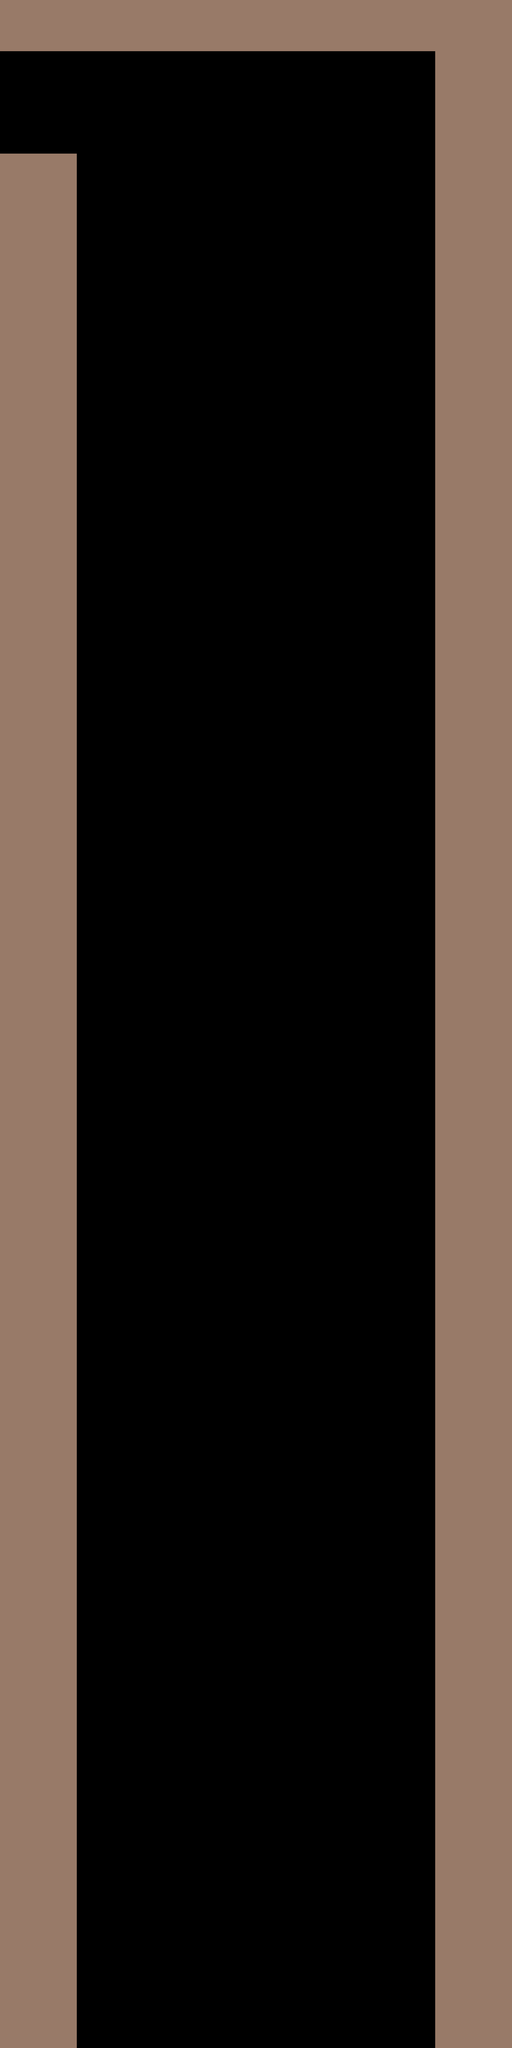

A level layout from a 2D game, rendered from its tile map. Below: a short description, then the map file with tile-grid data replaced by summaries:
An orthogonal 20x80 tile map with 128x128 px tiles, 1 tile layer (Main_Tiles), 3 tilesets and 6 objects (main, rm27, rmBoss).

<map version="1.0" tiledversion="1.0.3" orientation="orthogonal" renderorder="right-down" width="20" height="80" tilewidth="128" tileheight="128" nextobjectid="147">
 <tileset firstgid="1" name="main_sheet" tilewidth="128" tileheight="128" tilecount="1" columns="1">
  <image source="tilesheets/sheet1.png" width="128" height="128" />
 </tileset>
 <tileset firstgid="2" name="3by3" tilewidth="128" tileheight="128" margin="4" tilecount="9" columns="3">
  <image source="tilesheets/3by3_1.png" width="392" height="392" />
 </tileset>
 <tileset firstgid="11" name="darkCorners" tilewidth="128" tileheight="128" margin="4" tilecount="4" columns="2">
  <image source="tilesheets/darkCorners_sheet.png" width="264" height="264" />
 </tileset>
 <layer name="Main_Tiles" width="20" height="80">
  <data>[1600 cells, 496 non-empty, 1 distinct tile ids]</data>
 </layer>
 <objectgroup name="Window_Size" />
 <objectgroup name="Room">
  <object id="121" name="main" x="128" y="128" width="2304" height="9984" />
 </objectgroup>
 <objectgroup name="Walls">
  <object id="143" x="0" y="0" width="2560" height="256">
   <properties>
    <property name="down" type="bool" value="true" />
   </properties>
  </object>
  <object id="144" x="0" y="768" width="384" height="9472">
   <properties>
    <property name="right" type="bool" value="true" />
    <property name="up" type="bool" value="true" />
   </properties>
  </object>
  <object id="145" x="2176" y="256" width="384" height="9984">
   <properties>
    <property name="left" type="bool" value="true" />
   </properties>
  </object>
 </objectgroup>
 <objectgroup name="Transitions">
  <object id="131" name="rm27" x="0" y="256" width="128" height="512">
   <properties>
    <property name="relativeX" type="int" value="0" />
    <property name="relativeY" type="int" value="0" />
    <property name="spawnX" type="int" value="-200" />
    <property name="spawnY" type="int" value="0" />
   </properties>
  </object>
  <object id="146" name="rmBoss" x="384" y="3840" width="1792" height="128">
   <properties>
    <property name="relativeX" type="int" value="0" />
    <property name="relativeY" type="int" value="0" />
    <property name="spawnX" type="int" value="1280" />
    <property name="spawnY" type="int" value="1024" />
   </properties>
  </object>
 </objectgroup>
 <objectgroup name="Pickups" />
 <objectgroup name="Enemies" />
 <objectgroup name="Breakables" />
 <objectgroup name="Water" />
 <objectgroup name="Vines" />
</map>
